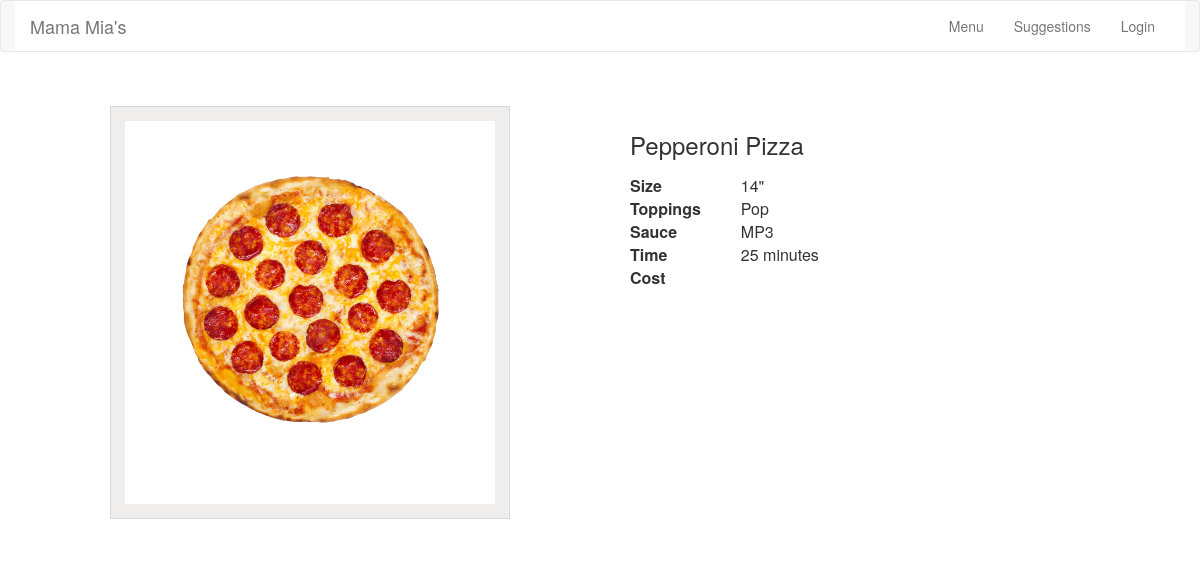
The app's page /details.php?id=3, older data.
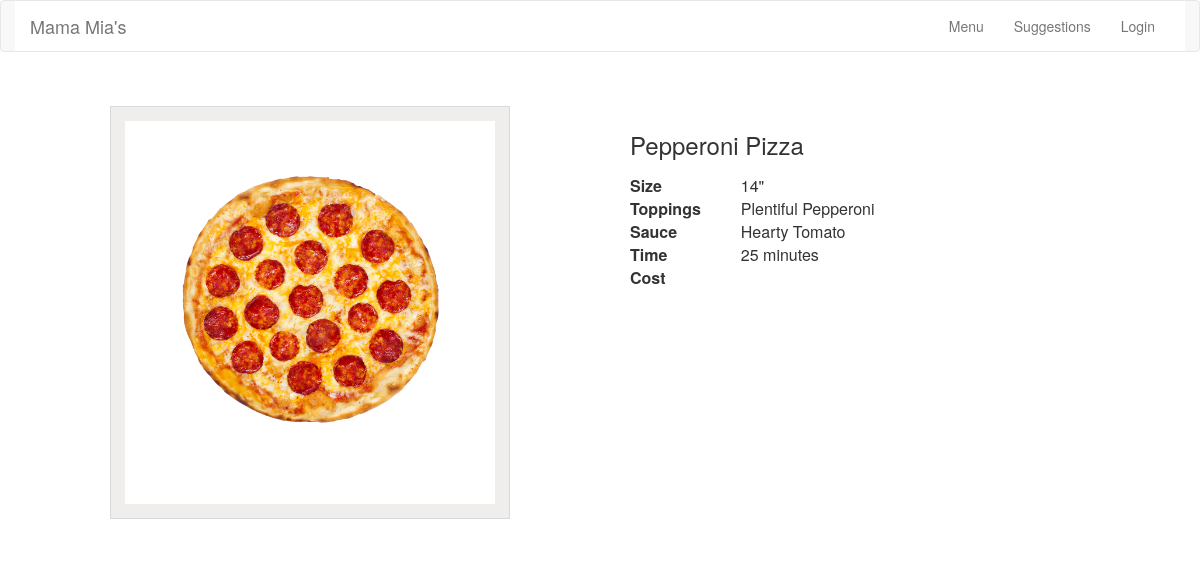
The same page, newer data.
### tables this page shows
CREATE TABLE `Media` (
	`media_id`	int(11) NOT NULL,
	`title`	varchar(100) NOT NULL,
	`img`	varchar(255) NOT NULL,
	`genre_id`	int(11) NOT NULL,
	`format`	varchar(25) NOT NULL,
	`year`	varchar(100) NOT NULL,
	`category`	varchar(6) NOT NULL
);

CREATE TABLE `Genres` (
  `genre_id` int(11) NOT NULL,
  `genre` varchar(50) NOT NULL
);

### inc/functions.php (called while the page is built, shortened)
<?php
function single_item_array($id) {
    include("connection.php");
    try {
      $results = $db->prepare(
          "SELECT title, category, img, format, year,
          publisher, isbn, genre
          FROM Media
          JOIN Genres ON Media.genre_id=Genres.genre_id
          LEFT OUTER JOIN Books
          ON Media.media_id = Books.media_id
          WHERE Media.media_id = ?"
      );
      $results->bindParam(1,$id,PDO::PARAM_INT);
      $results->execute();
    } catch (Exception $e) {
      echo "bad query";
      echo $e;
    }
    $item = $results->fetch(PDO::FETCH_ASSOC);
    try {
      $result = $db->prepare("
              SELECT fullname,role
              FROM Media_People
              JOIN People ON Media_People.people_id=People.people_id
              WHERE media_id = ?");
      $result->bindParam(1,$id,PDO::PARAM_INT);
      $result->execute();
    } catch (Exception $e) {
      echo "bad query";
      echo $e;
    }
    while ($row = $result->fetch(PDO::FETCH_ASSOC)) {
        $item[$row["role"]][] = $row["fullname"];
    }
    return $item;
}

### details.php (the view, shortened to what this page needs)
<?php
include("inc/functions.php");
if (isset($_GET["id"])) {
    $id = filter_input(INPUT_GET,"id",FILTER_SANITIZE_NUMBER_INT);
    $item = single_item_array($id);
}
include("inc/header.php"); ?>
<div class="section page">
    <div class="wrapper">
        <div class="media-picture">
        <span>
            <img src="<?php echo $item["img"]; ?>" alt="<?php echo $item["title"]; ?>" />
        </span>
        </div>
        <div class="media-details">
            <h1><?php echo $item["title"]; ?></h1>
            <table>
                <tr>
                    <th>Size</th>
                    <td><?php echo $item["category"]; ?></td>
                </tr>
                <tr>
                    <th>Toppings</th>
                    <td><?php echo $item["genre"]; ?></td>
                </tr>
                <tr>
                    <th>Sauce</th>
                    <td><?php echo $item["format"]; ?></td>
                </tr>
                <tr>
                    <th>Time</th>
                    <td><?php echo $item["year"]; ?></td>
                </tr>
                <?php if (strtolower($item["category"]) == '10"' || '12"' || '14"' || '16"') { ?>
                <tr>
                    <th>Cost</th>
                    <td><?php echo ($item["artist"]); ?></td>
                </tr>
                <?php } ?>
            </table>
        </div>
    </div>
</div>

### inc/header.php (shortened to what this page needs)
<html>
<head>
	<link rel="stylesheet" href="css/style.css">
    <link rel="stylesheet" href="https://maxcdn.bootstrapcdn.com/bootstrap/3.3.7/css/bootstrap.min.css">
</head>
<body>
<nav class="navbar navbar-default">
            <div class="container">
              <div class="navbar-header">
                <a class="navbar-brand" href="index.php">Mama Mia's</a>
              </div>
              <div class="collapse navbar-collapse" id="myNavbar">
                <ul class="nav navbar-nav navbar-right">
                  <li><a href="catalog.php">Menu</a></li>
                  <li><a href="suggest.php">Suggestions</a></li>
                  <li><a href="login.php">Login</a></li>
                </ul>
              </div>
            </div>
          </nav>

### css/style.css (style rules this page uses)
.container { background: white; }
article, aside, details, figcaption, figure, footer, header, hgroup, nav, section, summary { display: block; }
html { font-size: 100%; -webkit-text-size-adjust: 100%; -ms-text-size-adjust: 100%; }
html, button, input, select, textarea { font-family: sans-serif; }
body { margin: 0; }
a { color: #3888c2; }
h1 { font-size: 2em; margin: 0.67em 0; }
dl, menu, ol, ul { margin: 1em 0; }
menu, ol, ul { padding: 0 0 0 40px; }
nav ul, nav ol { list-style: none; list-style-image: none; }
img { border: 0; -ms-interpolation-mode: bicubic; }
table { border-collapse: collapse; border-spacing: 0; text-align: left; }
table th { padding-right: 40px; }
html { overflow-y: scroll; overflow-x: hidden; }
body { font-family: 'Open Sans', sans-serif; background:#f0eeed; color: #676767; }
.wrapper { width: 980px; margin: 0 auto; }
.section.page:after { content:"";display:block;visibility:hidden;height:0;clear:both; }
.section.page { padding: 34px 0; background: white; }
.section.page h1 { font-size: 24px; text-align: center; line-height: 1.6; font-weight: normal; }
.section.page .media-details h1 { text-align: left; }
.media-picture { float: left; width: 400px; text-align: center; border: 1px solid #d9d9d9; padding: 14px; background: #f0eeed; }
.media-picture span { background: white; display: block; width: 100%; padding: 36px 0 61px; }
.media-picture img { width: 292px; }
.media-details { width: 460px; float: right; }

Row changes from the older to the newer data that the page shows:
changed media "Pepperoni Pizza": genre.genre "Pop" → "Plentiful Pepperoni"; format "MP3" → "Hearty Tomato"
